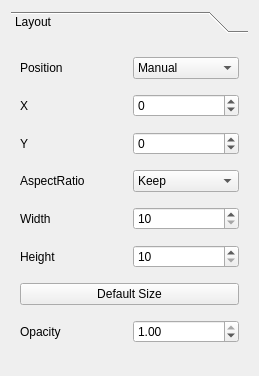
<?xml version="1.0" encoding="UTF-8"?>
<ui version="4.0">
 <class>PropertyBase</class>
 <widget class="QWidget" name="PropertyBase">
  <property name="geometry">
   <rect>
    <x>0</x>
    <y>0</y>
    <width>259</width>
    <height>376</height>
   </rect>
  </property>
  <property name="windowTitle">
   <string>Form</string>
  </property>
  <layout class="QVBoxLayout" name="verticalLayout">
   <item>
    <widget class="QToolBox" name="toolBox">
     <property name="currentIndex">
      <number>0</number>
     </property>
     <widget class="QWidget" name="layout_">
      <property name="geometry">
       <rect>
        <x>0</x>
        <y>0</y>
        <width>241</width>
        <height>329</height>
       </rect>
      </property>
      <attribute name="label">
       <string>Layout</string>
      </attribute>
      <layout class="QGridLayout" name="gridLayout">
       <item row="2" column="1">
        <widget class="QSpinBox" name="l_y_">
         <property name="keyboardTracking">
          <bool>false</bool>
         </property>
         <property name="minimum">
          <number>-2048</number>
         </property>
         <property name="maximum">
          <number>2048</number>
         </property>
        </widget>
       </item>
       <item row="0" column="1">
        <widget class="QComboBox" name="l_pos_">
         <item>
          <property name="text">
           <string>Manual</string>
          </property>
         </item>
         <item>
          <property name="text">
           <string>Center</string>
          </property>
         </item>
         <item>
          <property name="text">
           <string>TopLeft</string>
          </property>
         </item>
         <item>
          <property name="text">
           <string>TopRight</string>
          </property>
         </item>
         <item>
          <property name="text">
           <string>BottomLeft</string>
          </property>
         </item>
         <item>
          <property name="text">
           <string>BottomRight</string>
          </property>
         </item>
        </widget>
       </item>
       <item row="3" column="0">
        <widget class="QLabel" name="label_6">
         <property name="text">
          <string>AspectRatio</string>
         </property>
        </widget>
       </item>
       <item row="5" column="1">
        <widget class="QSpinBox" name="l_height_">
         <property name="minimumSize">
          <size>
           <width>0</width>
           <height>0</height>
          </size>
         </property>
         <property name="keyboardTracking">
          <bool>false</bool>
         </property>
         <property name="minimum">
          <number>10</number>
         </property>
         <property name="maximum">
          <number>2048</number>
         </property>
         <property name="singleStep">
          <number>10</number>
         </property>
        </widget>
       </item>
       <item row="2" column="0">
        <widget class="QLabel" name="label_2">
         <property name="text">
          <string>Y</string>
         </property>
        </widget>
       </item>
       <item row="1" column="0">
        <widget class="QLabel" name="label">
         <property name="text">
          <string>X</string>
         </property>
        </widget>
       </item>
       <item row="5" column="0">
        <widget class="QLabel" name="label_5">
         <property name="text">
          <string>Height</string>
         </property>
        </widget>
       </item>
       <item row="4" column="0">
        <widget class="QLabel" name="label_4">
         <property name="text">
          <string>Width</string>
         </property>
        </widget>
       </item>
       <item row="0" column="0">
        <widget class="QLabel" name="label_3">
         <property name="text">
          <string>Position</string>
         </property>
        </widget>
       </item>
       <item row="3" column="1">
        <widget class="QComboBox" name="l_aspectratio_">
         <item>
          <property name="text">
           <string>Keep</string>
          </property>
         </item>
         <item>
          <property name="text">
           <string>Ignore</string>
          </property>
         </item>
        </widget>
       </item>
       <item row="1" column="1">
        <widget class="QSpinBox" name="l_x_">
         <property name="keyboardTracking">
          <bool>false</bool>
         </property>
         <property name="minimum">
          <number>-2048</number>
         </property>
         <property name="maximum">
          <number>2048</number>
         </property>
        </widget>
       </item>
       <item row="4" column="1">
        <widget class="QSpinBox" name="l_width_">
         <property name="minimumSize">
          <size>
           <width>0</width>
           <height>0</height>
          </size>
         </property>
         <property name="keyboardTracking">
          <bool>false</bool>
         </property>
         <property name="minimum">
          <number>10</number>
         </property>
         <property name="maximum">
          <number>2048</number>
         </property>
         <property name="singleStep">
          <number>10</number>
         </property>
        </widget>
       </item>
       <item row="6" column="0" colspan="2">
        <widget class="QPushButton" name="l_default_">
         <property name="text">
          <string>Default Size</string>
         </property>
        </widget>
       </item>
       <item row="7" column="1">
        <widget class="QDoubleSpinBox" name="l_opacity_">
         <property name="keyboardTracking">
          <bool>false</bool>
         </property>
         <property name="maximum">
          <double>1.000000000000000</double>
         </property>
         <property name="singleStep">
          <double>0.010000000000000</double>
         </property>
         <property name="value">
          <double>1.000000000000000</double>
         </property>
        </widget>
       </item>
       <item row="7" column="0">
        <widget class="QLabel" name="label_7">
         <property name="text">
          <string>Opacity</string>
         </property>
        </widget>
       </item>
      </layout>
     </widget>
    </widget>
   </item>
  </layout>
 </widget>
 <resources/>
 <connections/>
</ui>
